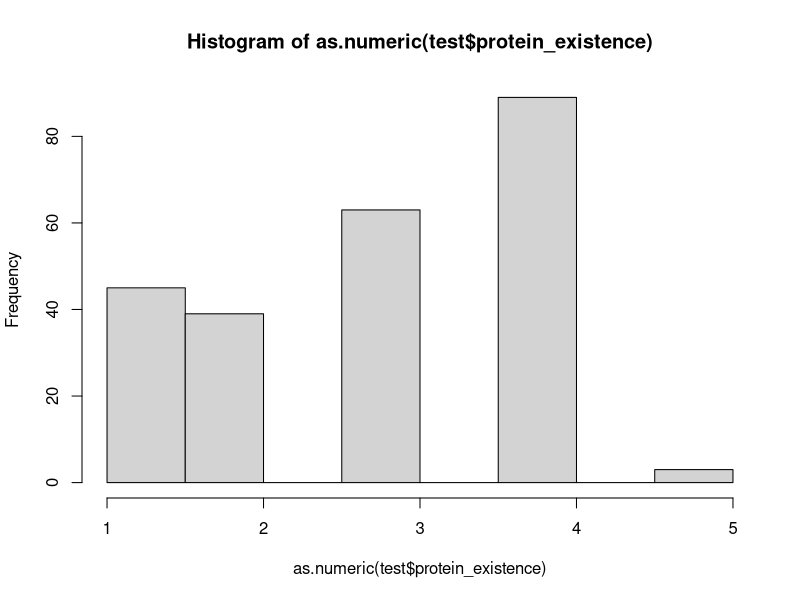

Source code (R):
setwd("D:/Program Files (x86)/GitProject/DataMining_On_Proteins/")
test<-read.csv("clusters.csv",sep=",")

hist(as.numeric(test$protein_existence))
